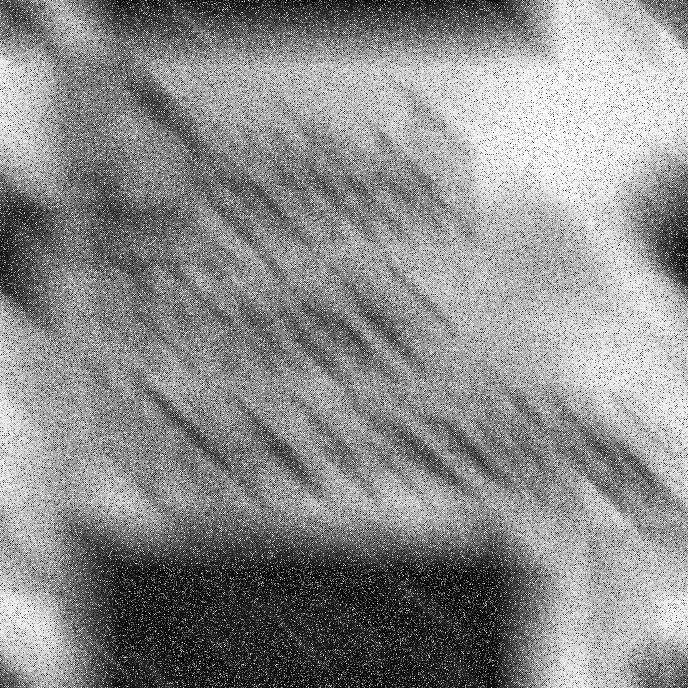
%> input picture Q4_3_1.tiff, 688 x 688 px; the run also reads 1 picture not shown here
$ octave P3_imageRestoration.m   (GNU Octave 9; MATLAB toolbox functions it lacks are replaced by stand-ins)
%> lines starting %> are read from the running program, lines starting %| are printed output that depends on the picture
### constLSFilter.m

function OutputImage = constLSFilter(InputImage, H, gama)

s = size(InputImage);
u = 1:s(1);
v = 1:s(2);
[U,V] = meshgrid(v,u);
idx = (U+V);

Ishift = InputImage.*((-1).^idx);  % centralize image in frequency domain
Ifreq = fft2(Ishift);


mask = [0,-1,0;-1,4,-1;0,-1,0];
maskpad= zeros(s(1),s(2));
maskpad(1:3,1:3) = mask;
maskShift = maskpad.*(-1).^idx;
Mfreq = fft2(maskShift);

Y = conj(H).*Ifreq./(abs(H).^2+gama*abs(Mfreq).^2);
yshift = ifft2(Y);
OutputImage = yshift.*(-1).^idx;
end

### draw.m
function draw(I)

Iplot = abs(I);
Iplot = Iplot/max(Iplot(:))*255;
figure;
imshow(uint8(abs(Iplot)));

end

### P3_imageRestoration.m
clear all; close all;
dbstop if error;
%% initialization
I1 = double(imread('Q4_3_1.tiff'));
%> I1: size 688x688 double; min 0, max 255, mean 139.4; mean of the top-left, top-right, bottom-left and bottom-right quarters 126.8, 179.3, 115.5, 136.1
I2 = double(imread('Q4_3_2.tiff'));
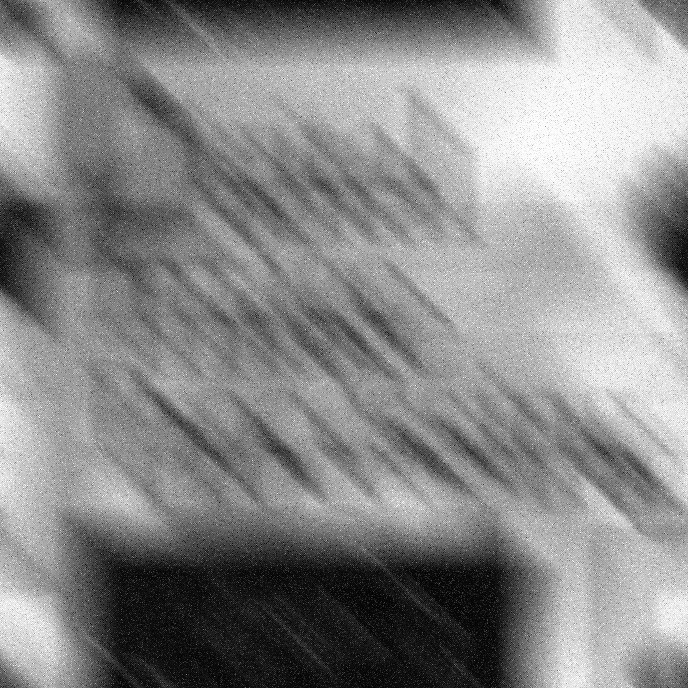
%> input picture Q4_3_2.tiff, 688 x 688 px
%> I2: size 688x688 double; min 0, max 255, mean 138.1; mean of the top-left, top-right, bottom-left and bottom-right quarters 125, 183.5, 110.1, 133.8
I3 = double(imread('Q4_3_3.tiff')); % obtain images
%> I3: size 688x688 double; min 4, max 251, mean 137.8; mean of the top-left, top-right, bottom-left and bottom-right quarters 125, 184.1, 109.2, 133.1
% figure;title('Q4_3_1');
% imshow(uint8(I1));
% figure;title('Q4_3_2');
% imshow(uint8(I2));
% figure;title('Q4_3_3');
% imshow(uint8(I3));

%% restore Q4_3_3.
s = size(I3);               % obtain size
%> s = [688 688]
I3pad = zeros(s(1),s(2));
I3pad(1:s(1), 1:s(2)) = I3; % pad zeros in image
spad = size(I3pad);
%> spad = [688 688]
u = 1:spad(1);
%> u = 688 values from 1 to 688
v = 1:spad(2);
%> v = 688 values from 1 to 688
[U,V] = meshgrid(v,u);      % obtain index of image
T = 1;
a = 0.1;
b = 0.1;                    % obtain channel parameters

K=0.0025;

H = T./(pi*((U-spad(2)/2)*a+(V-spad(1)/2)*b)).*sin(pi*((U-spad(2)/2)*a+(V-spad(1)/2)*b)).*exp(-1i*pi*((U-spad(2)/2)*a+(V-spad(1)/2)*b));
H(U+V == spad(1)) = 1;
% H = T./(pi*(U*a+V*b)).*sin(pi*(U*a+V*b)).*exp(-1i*pi*(U*a+V*b));
% mesh(abs(H));

% y3 = WiennerFilter(I3pad, H, 0.00001);
y3 = constLSFilter(I3, H, 0.0001);
%> in constLSFilter, `Ishift = InputImage.*((-1).^idx);`:
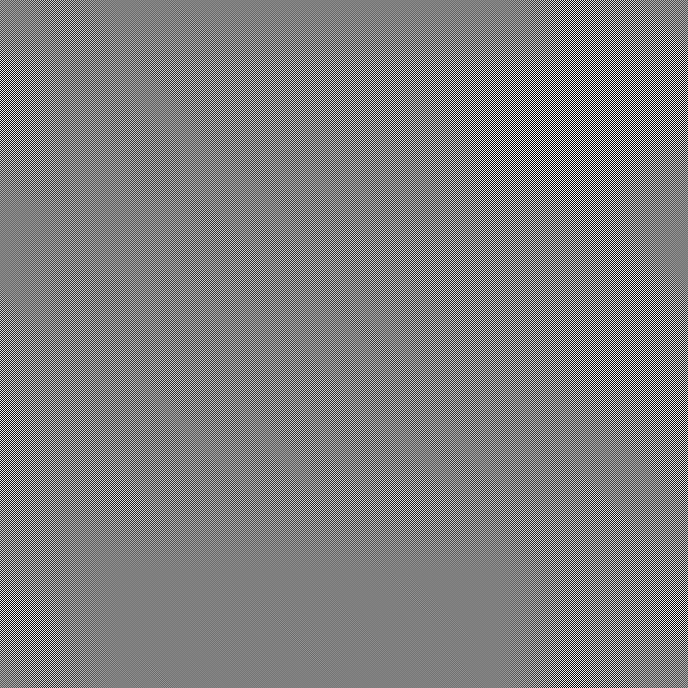
%> Ishift: size 688x688 double; min -251, max 251, mean 0; drawn with min black and max white
draw(y3);
%> in draw, `Iplot = abs(I);`:
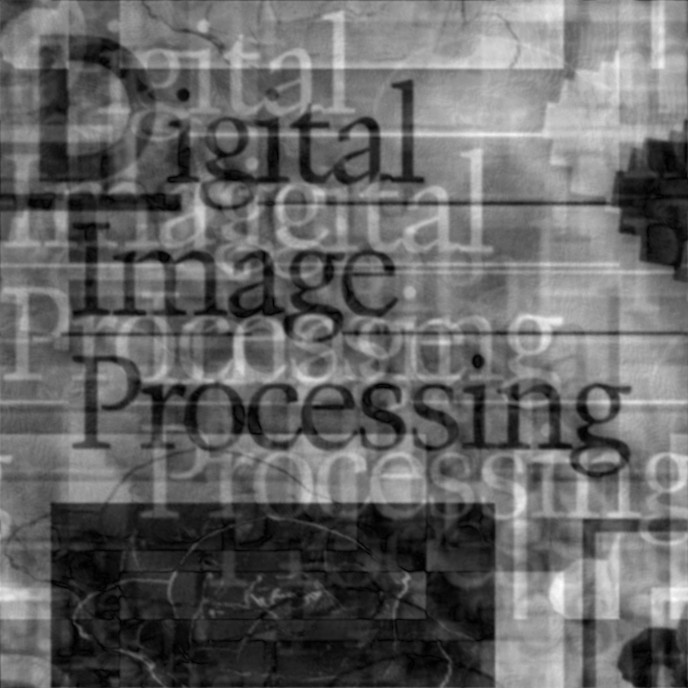
%> Iplot: size 688x688 double; min 0.077, max 392.1, mean 156.8; drawn with min black and max white

%% filter salt & pepper noise from Q4_3_1.
% O1_1 = adaptiveMedianFilter(I1,5);
% figure;imshow(uint8(O1_1));
